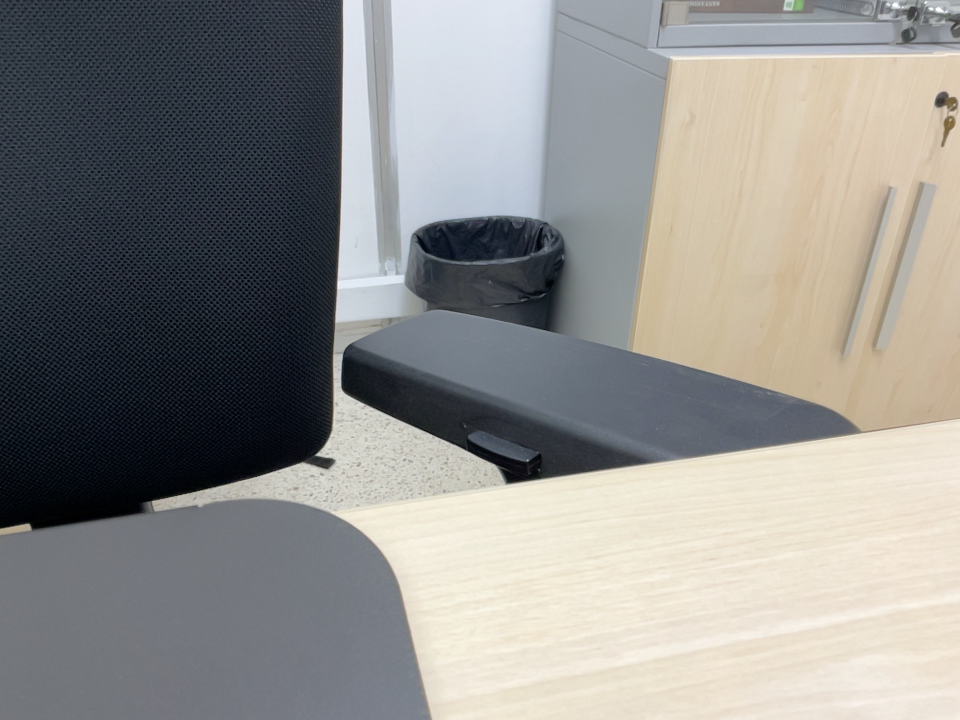
#> input picture rgb.JPG, 1920 x 1440 px (shown at 1/2 size)
$ jupyter execute --allow-errors visualization.ipynb
#> lines starting #> are read from the running program, lines starting #| are printed output that depends on the picture
[cell 1]
import matplotlib.pyplot as plt

rgb = plt.imread("rgb.JPG")
#> rgb is the input picture: shape (1440, 1920, 3); mean R, G, B 142.8, 142.2, 139.5
depth = plt.imread("depthscanner.png")
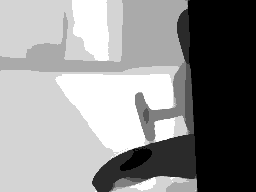
#> input picture depthscanner.png, 256 x 192 px
#> depth is the input picture: shape (192, 256) float32; min 0.00433, max 0.0298, mean 0.0189

[cell 2]
plt.imshow(depth.T * 100)
plt.colorbar()
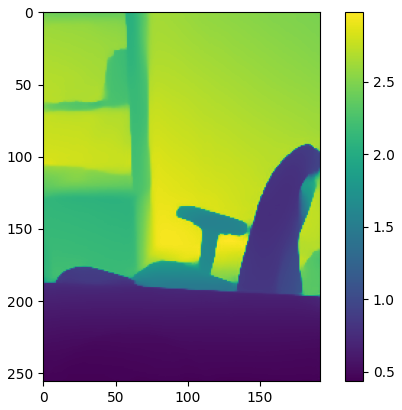
#> figure drawn by matplotlib, 2 panels

#> (a cell that did not finish here is left out)

[cell 4]
fig, axs = plt.subplots(1,3, figsize=(10,10))
#> (the rest of this cell did not finish here and is left out)

#> (a cell that did not finish here is left out)

#> (a cell that did not finish here is left out)

[cell 7]
import numpy as np
np.unique(depth)
#> Out = 1502 values from 0.00433 to 0.0298

#> (a cell that did not finish here is left out)

[cell 9]
confidence = plt.imread("confidence.JPG")
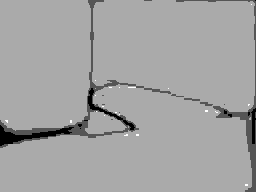
#> input picture confidence.JPG, 256 x 192 px
#> confidence is the input picture: shape (192, 256, 3); min 0, max 3, mean 1.92
print(np.unique(confidence))
#| [0 1 2 3]
plt.imshow(confidence[:,:,0],  vmin=0, vmax=3)
plt.colorbar()
plt.clim(0, 3)
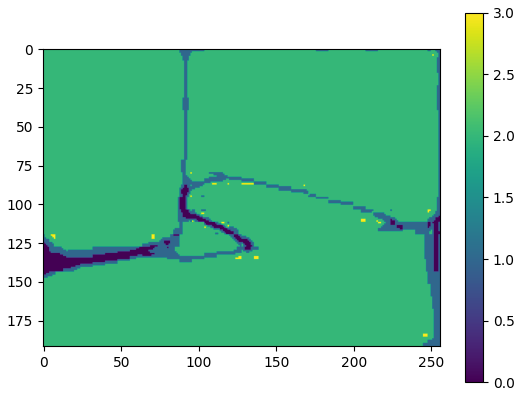
#> figure drawn by matplotlib, 2 panels

[cell 10]
fig, axs = plt.subplots(1,3, figsize=(10,10))
imrgb = axs[0].imshow(rgb)
#> (the rest of this cell did not finish here and is left out)

[cell 11]
rgb.shape, depth.shape, confidence.shape

[cell 12]
import cv2
depthres = cv2.resize(depth, dsize=(1920, 1440), interpolation=cv2.INTER_CUBIC)
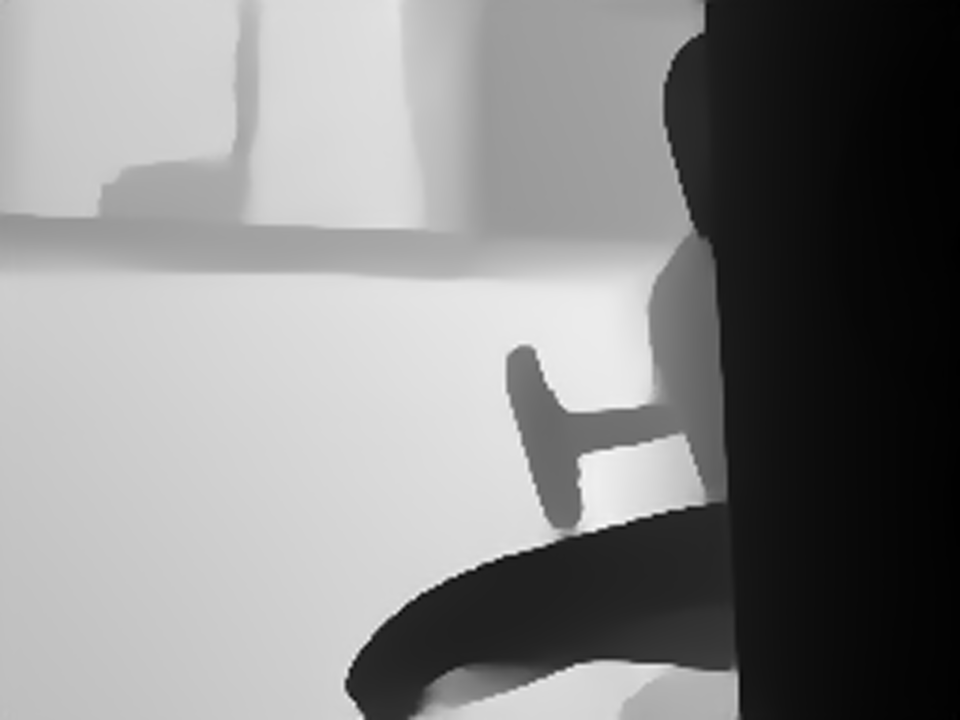
#> depthres: shape (1440, 1920) float32 (shown at 1/2 size); min 0.00428, max 0.0316, mean 0.0189; drawn with min black and max white

[cell 13]
plt.imshow(rgb, cmap='gray') # I would add interpolation='none'
plt.imshow(depthres, cmap='jet', alpha=0.8) # interpolation='none'
